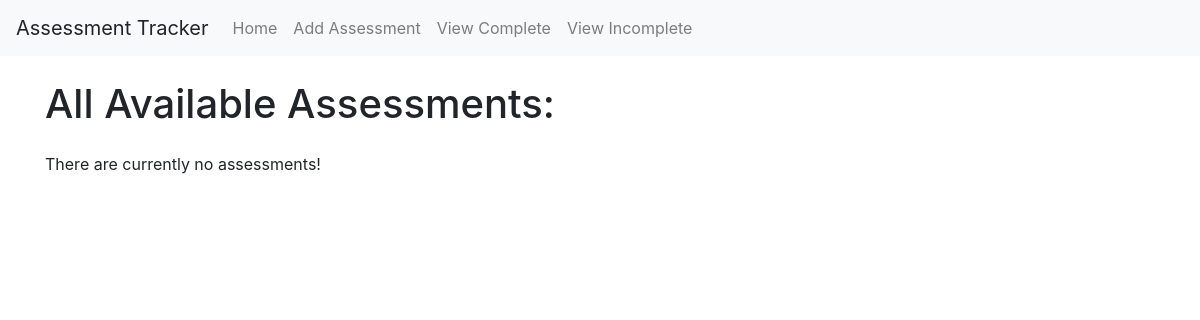
Before: / with the older database file.
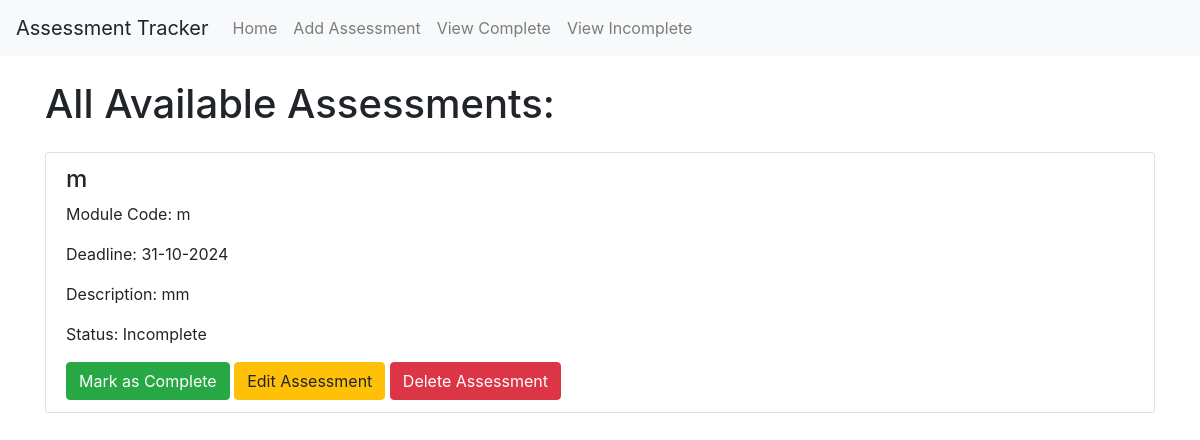
After: the same page with the newer database file.
### app/models.py (models this page shows)
class Assessment(db.Model):
    id = db.Column(db.Integer, primary_key=True)
    title = db.Column(db.String(100), nullable=False)
    module_code = db.Column(db.String(100), nullable=False)
    deadline = db.Column(db.DateTime, nullable=False)
    description = db.Column(db.Text, nullable=False)
    completed = db.Column(db.Boolean, default=False)

### app/views.py (the view)
@app.route('/')
def home():
    assessments = Assessment.query.all()
    return render_template('home.html', assessments=assessments)

### app/templates/home.html (shortened to what this page needs)
{% extends "base.html" %}
{% block content %}
    <h1 class="my-4">All Available Assessments:</h1>
    {% if assessments %}
        <ul class="list-group">
            {% for assessment in assessments %}
                <li class="list-group-item">
                    <h4>{{ assessment.title }}</h4>
                    <p>Module Code: {{ assessment.module_code }}</p>
                    <p>Deadline: {{ assessment.deadline.strftime('%d-%m-%Y') }}</p>
                    <p>Description: {{ assessment.description }}</p>
                    <p>Status: {{ 'Completed' if assessment.completed else 'Incomplete' }}</p>
                    {% if not assessment.completed %}
                        <form action="{{ url_for('complete_button', id=assessment.id) }}" method="post" style="display:inline;">
                            <button type="submit" class="btn btn-success">Mark as Complete</button>
                        </form>
                    {% endif %}
                    <a href="{{ url_for('edit_assessment', id=assessment.id) }}" class="btn btn-warning">Edit Assessment</a>
                    <a href="{{ url_for('delete_assessment', id=assessment.id) }}" class="btn btn-danger">Delete Assessment</a>
                </li>
            {% endfor %}
        </ul>
    {% else %}
        <p>There are currently no assessments!</p>
    {% endif %}
{% endblock %}

### app/templates/base.html (shortened to what this page needs)
<!DOCTYPE html>
<html lang="en">
<head>
    <link rel="stylesheet" href="https://stackpath.bootstrapcdn.com/bootstrap/4.2.1/css/bootstrap.min.css">
</head>
<body>
    <nav class="navbar navbar-expand-sm navbar-light bg-light">
        <a class="navbar-brand">Assessment Tracker</a>
        <div class="collapse navbar-collapse" id="navbarSupportedContent">
            <ul class="navbar-nav mr-auto">
                <li class="nav-item"><a class="nav-link" href="/">Home<span class="sr-only">(current)</span></a></li>
                <li class="nav-item"><a class="nav-link" href="/add_assessment">Add Assessment</a></li>
                <li class="nav-item"><a class="nav-link" href="/view_complete">View Complete</a></li>
                <li class="nav-item"><a class="nav-link" href="/view_incomplete">View Incomplete</a></li>
            </ul>
        </div>
    </nav>
    <div class="container">
        {% block content %}
        {% endblock %}
    </div>
 </body>
</html>

Changed rows visible on the page:
added Assessment: title "m", module_code "m", deadline "31-10-2024", description "mm", completed "Incomplete"
Other visible differences:
text no longer shown: "There are currently no assessments!"
